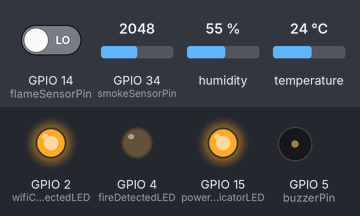
Bench run of a sketch on a simulated ESP32. Shown: output pins drawn as LEDs (lit = HIGH), buzzer (waves = sounding, pin HIGH). Inputs (shaded band) come from the test bench; at power-on: GPIO 14 (flameSensorPin) LOW, GPIO 34 (smokeSensorPin) = 2048, humidity 55 %, temperature 24 °C. WiFi joins after 1.5 s; servers stay silent unless stated; web services answer with replies made up by the test bench; what the sketch prints to the serial monitor is not drawn.

Above: at 2.55 s.
Timing chart, 0 to 5.5 s (numbered marks = the images above):
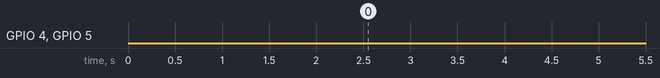

Measured:
- by itself, GPIO 4 (fireDetectedLED), GPIO 5 (buzzerPin): LOW → HIGH at 51.4 s, → LOW 0.10 s later, → HIGH 0.10 s later, → LOW 0.10 s later, … (600 changes in this stretch)

The sketch:

UPDATED_FIRE_SKETCH.ino
```cpp
#include <WiFi.h>
#include <HTTPClient.h>
#include "DHT.h"

// Wi-Fi credentials
const char* ssid = "Wi-Fi";
const char* password = "Password";

// Phone numbers and API keys
String phone_numbers[] = {"234...", "234...", "234...", "234..."}; //Phone numbers should be in international form without the plus (+) sign
String api_keys[] = {"api_key1", "api_key2", "api_key3", "api_key4"}; //The API keys should be arranged in the same order as the phone numbers
const int num_phone_numbers = sizeof(phone_numbers) / sizeof(phone_numbers[0]);

// Sensor thresholds
const int smokeThreshold = 1450;
const int highSmokeThreshold = 1480;
const float tempThreshold = 60.0;

// Sensor pins
const int smokeSensorPin = 34;
const int flameSensorPin = 14;
const int dhtPin = 32;
const int wifiConnectedLED = 2;
const int fireDetectedLED = 4;
const int buzzerPin = 5;
const int powerIndicatorLED = 15;

// DHT sensor setup
#define DHTTYPE DHT22
DHT dht(dhtPin, DHTTYPE);

// Timing variables
unsigned long lastAlertTime = 0;
const unsigned long alertCooldown = 45000; // 1-minute cooldown
unsigned long lastWiFiAttempt = 0;
const unsigned long wifiRetryInterval = 30000; // 30 seconds retry

void setup() {
    Serial.begin(9600);
    pinMode(smokeSensorPin, INPUT);
    pinMode(flameSensorPin, INPUT);
    pinMode(wifiConnectedLED, OUTPUT);
    pinMode(fireDetectedLED, OUTPUT);
    pinMode(buzzerPin, OUTPUT);
    pinMode(powerIndicatorLED, OUTPUT);

    dht.begin(); // Initialize DHT22 sensor

    // Turn off all indicators initially
    digitalWrite(wifiConnectedLED, LOW);
    digitalWrite(fireDetectedLED, LOW);
    digitalWrite(buzzerPin, LOW);

    delay(1000); // 1-second delay before turning on power indicator LED
    digitalWrite(powerIndicatorLED, HIGH); // Power indicator LED ON when powered

    connectToWiFi();
}

void loop() {
    if (WiFi.status() != WL_CONNECTED && millis() - lastWiFiAttempt > wifiRetryInterval) {
        connectToWiFi();
    }

    int smokeLevel = analogRead(smokeSensorPin);
    int flameDetected = digitalRead(flameSensorPin);
    float temperature = dht.readTemperature();

    Serial.print("Smoke Level: "); Serial.println(smokeLevel);
    Serial.print("Temperature: "); Serial.println(temperature);
    Serial.print("Flame Detected: "); Serial.println(flameDetected);

    bool fireCondition = (smokeLevel > highSmokeThreshold) || (temperature > tempThreshold) || (flameDetected == 1 && (temperature > tempThreshold || smokeLevel > highSmokeThreshold));

    if (fireCondition && millis() - lastAlertTime > alertCooldown) {
        sendWarningMessage();
        triggerAlarm();
        lastAlertTime = millis();
    }

    delay(2000);
}

void connectToWiFi() {
    Serial.print("Connecting to Wi-Fi");
    WiFi.begin(ssid, password);
    lastWiFiAttempt = millis();
    int attempts = 0;
    while (WiFi.status() != WL_CONNECTED && attempts < 20) {
        delay(500);
        Serial.print(".");
        attempts++;
    }

    if (WiFi.status() == WL_CONNECTED) {
        Serial.println("\nConnected to Wi-Fi!");
        digitalWrite(wifiConnectedLED, HIGH);
    } else {
        Serial.println("\nWi-Fi Connection Failed!");
        digitalWrite(wifiConnectedLED, LOW); // Turn off WiFi LED when disconnected
    }
}

void sendWarningMessage() {
    if (WiFi.status() == WL_CONNECTED) {
        digitalWrite(wifiConnectedLED, HIGH); // Turn on WiFi LED when WiFi is back
        HTTPClient http;

        for (int i = 0; i < num_phone_numbers; i++) {
            String apiURL = "https://api.callmebot.com/whatsapp.php?phone=" + phone_numbers[i]
            + "&text=Warning:+Fire+Detected!+Evacuate+Immediately!&apikey=" + api_keys[i]; //The warning message can be edited to best suit the case
            http.begin(apiURL);
            int httpResponseCode = http.GET();

            if (httpResponseCode > 0) {
                Serial.print("Message sent successfully to ");
                Serial.println(phone_numbers[i]);
            } else {
                Serial.print("Error sending message to ");
                Serial.println(phone_numbers[i]);
            }
            http.end();
            delay(1000);
        }
    } else {
        Serial.println("Error: Wi-Fi not connected!");
        digitalWrite(wifiConnectedLED, LOW); // Ensure WiFi LED is off when disconnected
    }
}

void triggerAlarm() {
    unsigned long alarmStart = millis();
    while (millis() - alarmStart < 60000) { // Run for 60 seconds
        digitalWrite(fireDetectedLED, HIGH);
        digitalWrite(buzzerPin, HIGH);
        delay(100);
        digitalWrite(fireDetectedLED, LOW);
        digitalWrite(buzzerPin, LOW);
        delay(100);
    }
}
```
